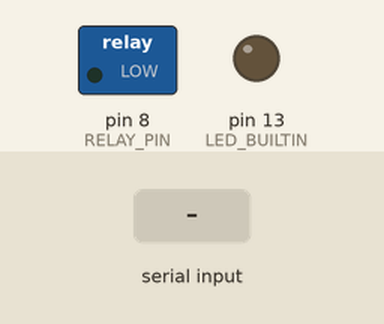
A sketch run on a simulated Arduino Uno, built with avr-gcc and run on an emulated ATmega328P. On the bench: switched loads named in the sketch (green lamp = pin HIGH), output pins drawn as LEDs (lit = HIGH). Inputs (shaded band) come from the test bench.

Above: at 1.2 s.
1.3 s: "1" received over Serial
At 1.9 s:
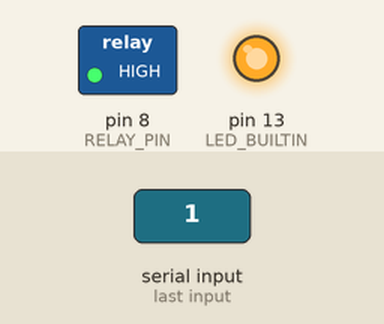
2.8 s: "0" received over Serial
At 4.2 s:
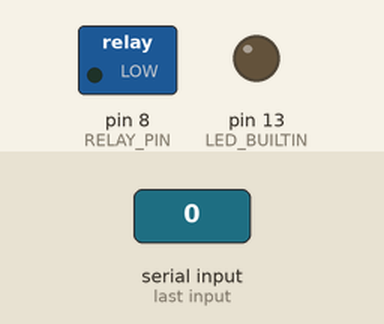
Timing chart, 0 to 5.8 s (numbered marks = the images above; inputs shaded):
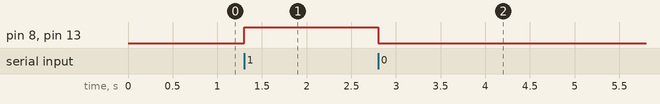

Measured:
- after the input at 1.3 s, pin 8 (RELAY_PIN), pin 13 (LED_BUILTIN): LOW → HIGH at once
- after the input at 2.8 s, pin 8 (RELAY_PIN), pin 13 (LED_BUILTIN): HIGH → LOW at once

The sketch:

arduino_focus_code.ino
```cpp
// Define the pin connected to the relay module
const int RELAY_PIN = 8;

// Most single-channel relay modules (with an onboard optocoupler) are
// "active LOW": driving the signal pin LOW energizes the relay coil.
// If your relay behaves backwards, flip this to false.
const bool RELAY_ACTIVE_LOW = true;

void setup() {
  // Must match the backend's SerialPort baudRate (server/index.ts)
  Serial.begin(115200);

  // Configure the relay pin as an output
  pinMode(RELAY_PIN, OUTPUT);
  pinMode(LED_BUILTIN, OUTPUT);

  // Ensure the relay starts in the OFF state
  relayOff();
}

void loop() {
  // Check if data is available to read from the serial port
  if (Serial.available() > 0) {
    // Read the incoming byte
    char incomingByte = Serial.read();

    // Turn relay ON if '1' is received
    if (incomingByte == '1') {
      relayOn();
    }
    // Turn relay OFF if '0' is received
    else if (incomingByte == '0') {
      relayOff();
    }
  }
}

void relayOn() {
  // digitalWrite(RELAY_PIN, RELAY_ACTIVE_LOW ? LOW : HIGH);
  digitalWrite(RELAY_PIN, HIGH);
  digitalWrite(LED_BUILTIN, HIGH);
}

void relayOff() {
  // digitalWrite(RELAY_PIN, RELAY_ACTIVE_LOW ? HIGH : LOW);
  digitalWrite(RELAY_PIN, LOW);
  digitalWrite(LED_BUILTIN, LOW);
}
```
